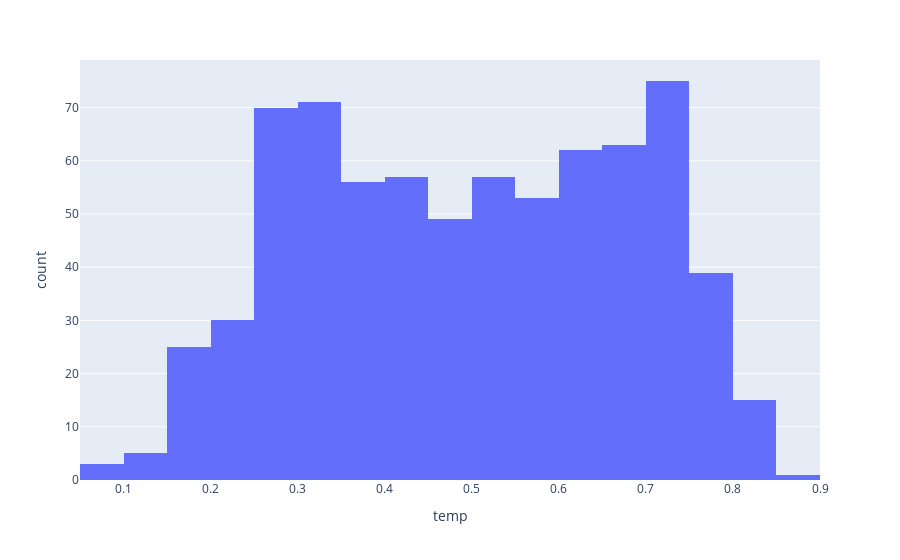

Notebook code for this chart:
### Code cell
px.histogram(df, x='temp')

### Figure 1 — Plotly figure (JSON) as saved in the notebook; plotly's stock layout.template omitted (floating-point values rounded to 4 significant figures; data arrays with more than 128 entries replaced by an {"elided": "..."} marker saying what was removed)
{"data": [{"alignmentgroup": "True", "bingroup": "x", "hovertemplate": "temp=%{x}<br>count=%{y}<extra></extra>", "legendgroup": "", "marker": {"color": "#636efa", "pattern": {"shape": ""}}, "name": "", "offsetgroup": "", "orientation": "v", "showlegend": false, "type": "histogram", "x": {"elided": "731 float values"}, "xaxis": "x", "yaxis": "y"}], "layout": {"barmode": "relative", "legend": {"tracegroupgap": 0}, "margin": {"t": 60}, "xaxis": {"anchor": "y", "domain": [0, 1], "title": {"text": "temp"}}, "yaxis": {"anchor": "x", "domain": [0, 1], "title": {"text": "count"}}}}
